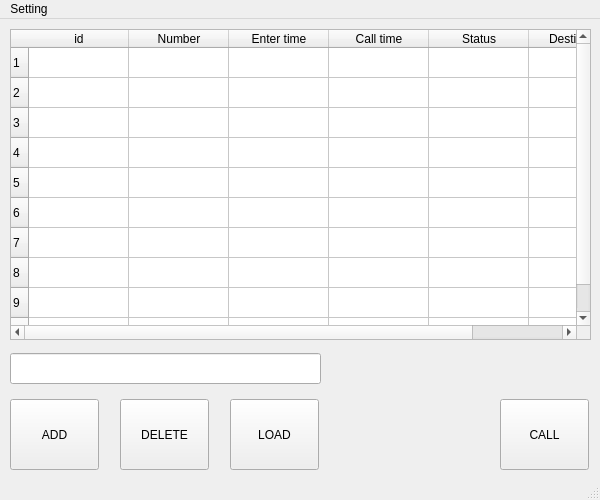
<?xml version="1.0" encoding="UTF-8"?>
<ui version="4.0">
 <class>MainWindow</class>
 <widget class="QMainWindow" name="MainWindow">
  <property name="geometry">
   <rect>
    <x>0</x>
    <y>0</y>
    <width>600</width>
    <height>500</height>
   </rect>
  </property>
  <property name="windowTitle">
   <string>MainWindow</string>
  </property>
  <widget class="QWidget" name="centralwidget">
   <widget class="QPushButton" name="btn_call">
    <property name="geometry">
     <rect>
      <x>500</x>
      <y>380</y>
      <width>89</width>
      <height>71</height>
     </rect>
    </property>
    <property name="whatsThis">
     <string>&lt;html&gt;&lt;head/&gt;&lt;body&gt;&lt;p&gt;คลิ๊กเพื่อเรียกคิวที่เลือกจากตารางคิว&lt;/p&gt;&lt;/body&gt;&lt;/html&gt;</string>
    </property>
    <property name="text">
     <string>CALL</string>
    </property>
   </widget>
   <widget class="QPushButton" name="btn_add">
    <property name="geometry">
     <rect>
      <x>10</x>
      <y>380</y>
      <width>89</width>
      <height>71</height>
     </rect>
    </property>
    <property name="whatsThis">
     <string>&lt;html&gt;&lt;head/&gt;&lt;body&gt;&lt;p&gt;คลิ๊กเพื่อเปิดเมนูการเพิ่มคิวด้วยตัวเอง&lt;/p&gt;&lt;/body&gt;&lt;/html&gt;</string>
    </property>
    <property name="styleSheet">
     <string notr="true"/>
    </property>
    <property name="text">
     <string>ADD</string>
    </property>
   </widget>
   <widget class="QPushButton" name="btn_delete">
    <property name="geometry">
     <rect>
      <x>120</x>
      <y>380</y>
      <width>89</width>
      <height>71</height>
     </rect>
    </property>
    <property name="whatsThis">
     <string>&lt;html&gt;&lt;head/&gt;&lt;body&gt;&lt;p&gt;คลิ๊กเพื่อลบคิวที่ป้อนค่าผิดออกจากตารางคิว&lt;/p&gt;&lt;/body&gt;&lt;/html&gt;</string>
    </property>
    <property name="text">
     <string>DELETE</string>
    </property>
   </widget>
   <widget class="QPushButton" name="btn_load">
    <property name="geometry">
     <rect>
      <x>230</x>
      <y>380</y>
      <width>89</width>
      <height>71</height>
     </rect>
    </property>
    <property name="whatsThis">
     <string>&lt;html&gt;&lt;head/&gt;&lt;body&gt;&lt;p&gt;คลิ๊กเพื่อโหลดตารางคิวใหม่&lt;/p&gt;&lt;/body&gt;&lt;/html&gt;</string>
    </property>
    <property name="text">
     <string>LOAD</string>
    </property>
   </widget>
   <widget class="QTableWidget" name="tableWidget">
    <property name="geometry">
     <rect>
      <x>10</x>
      <y>10</y>
      <width>581</width>
      <height>311</height>
     </rect>
    </property>
    <property name="rowCount">
     <number>10</number>
    </property>
    <property name="columnCount">
     <number>6</number>
    </property>
    <row/>
    <row/>
    <row/>
    <row/>
    <row/>
    <row/>
    <row/>
    <row/>
    <row/>
    <row/>
    <column>
     <property name="text">
      <string>id</string>
     </property>
    </column>
    <column>
     <property name="text">
      <string>Number</string>
     </property>
    </column>
    <column>
     <property name="text">
      <string>Enter time</string>
     </property>
    </column>
    <column>
     <property name="text">
      <string>Call time</string>
     </property>
    </column>
    <column>
     <property name="text">
      <string>Status</string>
     </property>
    </column>
    <column>
     <property name="text">
      <string>Destination</string>
     </property>
    </column>
   </widget>
   <widget class="QLineEdit" name="lineEdit">
    <property name="geometry">
     <rect>
      <x>10</x>
      <y>334</y>
      <width>311</width>
      <height>31</height>
     </rect>
    </property>
    <property name="font">
     <font>
      <pointsize>12</pointsize>
     </font>
    </property>
   </widget>
  </widget>
  <widget class="QMenuBar" name="menubar">
   <property name="geometry">
    <rect>
     <x>0</x>
     <y>0</y>
     <width>600</width>
     <height>22</height>
    </rect>
   </property>
   <widget class="QMenu" name="menuSetting">
    <property name="title">
     <string>Setting</string>
    </property>
    <addaction name="action_Invite_window"/>
    <addaction name="actionPlace_windows"/>
    <addaction name="actionDestination"/>
    <addaction name="actionini_py"/>
   </widget>
   <addaction name="menuSetting"/>
  </widget>
  <widget class="QStatusBar" name="statusbar"/>
  <action name="action_Invite_window">
   <property name="text">
    <string>Invite sentence</string>
   </property>
  </action>
  <action name="actionPlace_windows">
   <property name="text">
    <string>Place sentence</string>
   </property>
  </action>
  <action name="actionini_py">
   <property name="text">
    <string>ini.py</string>
   </property>
  </action>
  <action name="actionDestination">
   <property name="text">
    <string>Destination setting</string>
   </property>
  </action>
 </widget>
 <resources/>
 <connections/>
</ui>
